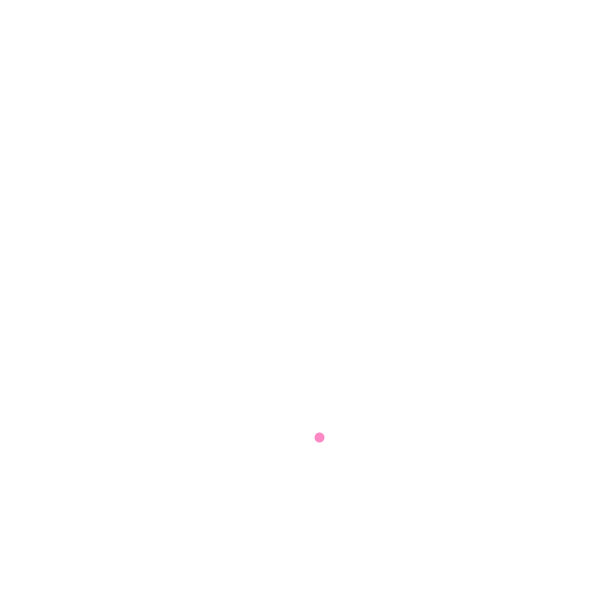
Frame 1 (no input)
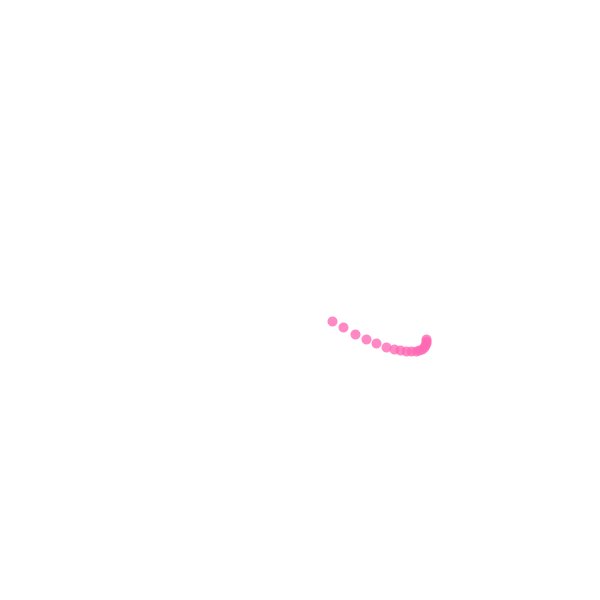
Frame 60 (the mouse pressed at the canvas centre just before this capture)
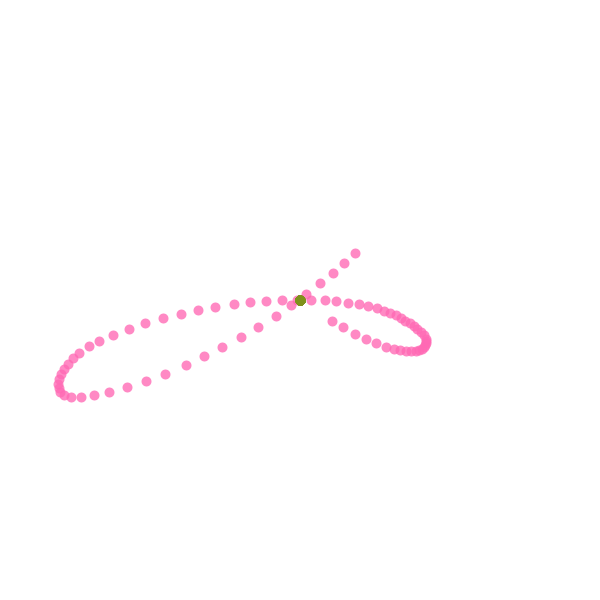
Frame 120 (the mouse held since frame 60 and released just before this capture)

The Processing sketch that drew these frames (run headless with seeded random() and noise(); from frame 60 on, the mouse is pressed at the canvas centre):

// Processing sketch: processing_133339
// ── processing_133339.pde

float colorR, colorG, colorB;
void setup(){
  size(600,600);
}
void draw(){
  float r1 = random(255), g1= random(255), b1= random(255);
  float mil=millis()*.001;
  float r=350*cos(mil*5)*noise(mil);
  stroke(#ff69b4,200);
  strokeWeight(10);
  if(mil<1)
  {background(255);}
  point(width/2+r*sin(mil),height/2+r*cos(mil));
  
  paint();
}
void paint(){
  if (mousePressed && (mouseButton == LEFT)) {
    colorR = 255;
    colorG = 255;
    colorB = 255;
  }else{
    colorR = map((mouseX+mouseY),0,width+height,0,255);
    colorG = 145;
    colorB = 28;
  }
    stroke(colorR,colorG,colorB);
    if(pmouseX!=0 && pmouseY!=0)
      {line(mouseX, mouseY, pmouseX, pmouseY);}
  
  
}
